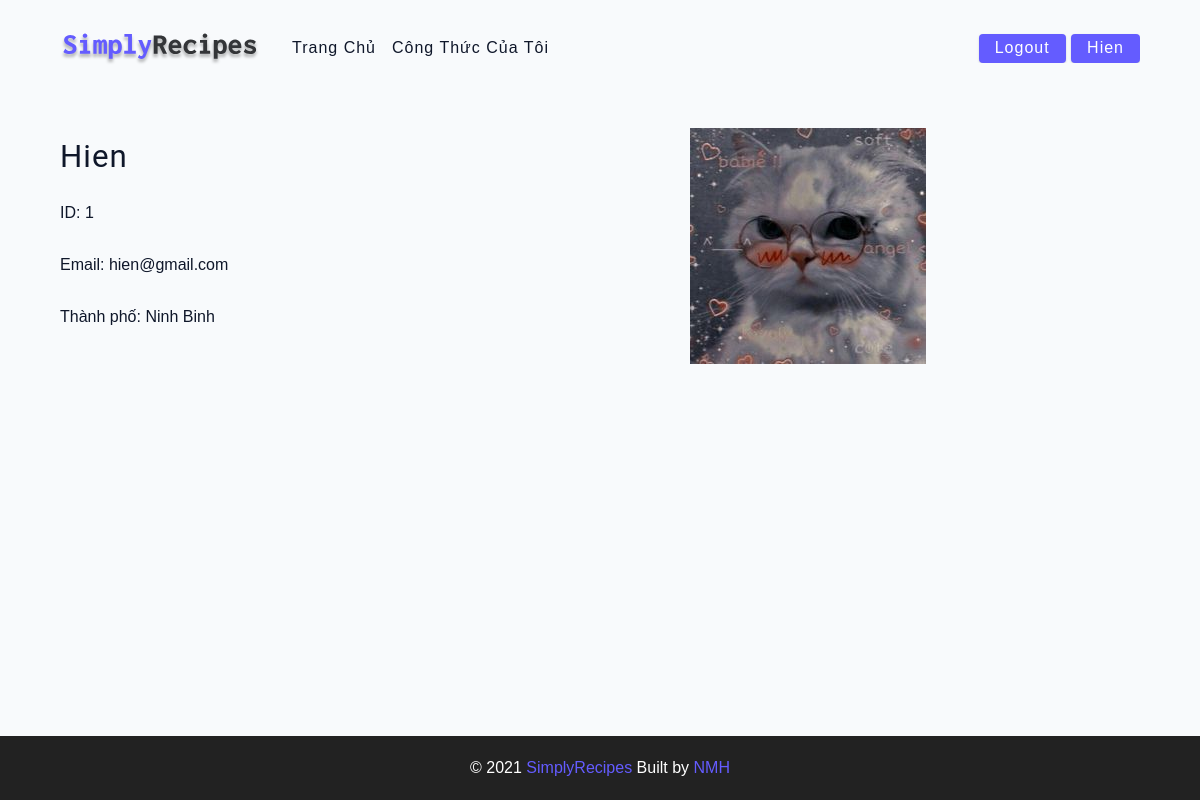
Page /view_user/1 on the committed database.
### website/models.py (models this page shows)
class User(db.Model, UserMixin):
    id = db.Column(db.Integer, primary_key=True)
    email = db.Column(db.String(150), unique=True)
    name = db.Column(db.String(150))
    password = db.Column(db.String(150))
    city = db.Column(db.String(150))
    avatar = db.Column(db.String(150))

### website/views.py (the view)
@views.route('/view_user/<int:id_user>', methods=['POST', 'GET'])
def view_user(id_user):
    user = User.query.get_or_404(id_user)
    return render_template("user.html", user=user)

### website/templates/user.html
{% extends "base.html" %}
{% block content %}
    <main class="page">
        <section class="contact-container">
             <article class="contact-info">
               <h3>{{user.name}}</h3>
               <p>ID: {{user.id}}</p>
               <p>
                    Email: {{user.email}}
               </p>
               <p>
                   Thành phố: {{user.city}}
               </p>
             </article>
             <article>
                 <img src="/static/img/uploads/{{user.avatar}}">
             </article>
           </section>
       </main>
{% endblock content %}

### website/templates/header.html (shortened to what this page needs)
<nav class="navbar">
    <div class="nav-center">
      <div class="nav-header">
        <a class="nav-logo">
          <img src="/static/assets/logo.svg" alt="simply recipes" />
        </a>
      </div>
      <div class="nav-links">
        <a href="/" class="nav-link"> Trang chủ </a>
        {% if user.is_authenticated %}
        <a href="/userRecipe" class="nav-link"> Công thức của tôi </a>
        {% endif %}
        <div class="nav-link contact-link">
            {% if user.is_authenticated %}
            <a class="btn" id="logout" href="/logout"> Logout </a>
            <a href="/userPage" class="btn"> {{ user.name }}</a>
            {% else %}
            <a class="btn" id="login" href="/login"> Login </a>
            <a class="btn" id="signup" href="/sign-up"> Sign up </a>
            {% endif %}
        </div>
      </div>
    </div>
  </nav>

### website/static/css/main.css (style rules this page uses)
html { font-size: 100%; }
:root { --primary-100: #e2e0ff; --primary-200: #c1beff; --primary-300: #a29dff; --primary-400: #837dff; --primary-500: #645cff; --primary-600: #504acc; --primary-700: #3c3799; --primary-800: #282566; --primary-900: #141233; --grey-50: #f8fafc; --grey-100: #f1f5f9; --grey-200: #e2e8f0; --grey-300: #cbd5e1; --grey-400: #94a3b8; --grey-500: #64748b; --grey-600: #475569; --grey-700: #334155; --grey-800: #1e293b; --grey-900: #0f172a; --black: #222; --white: #fff; --red-light: #f8d7da; --red-dark: #842029; --green-light: #d1e7dd; --green-dark: #0f5132; --headingFont: 'Roboto', sans-serif; --bodyFont: 'Nunito', sans-serif; --smallText: 0.7em; --backgroundColor: var(--grey-50); --textColor: var(--grey-900); --borderRadius: 0.25rem; --letterSpacing: 1px; --transition: 0.3s ease-in-out all; --max-width: 1120px; --fixed-width: 600px; --shadow-1: 0 1px 3px 0 rgba(0, 0, 0, 0.1), 0 1px 2px 0 rgba(0, 0, 0, 0.06); --shadow-2: 0 4px 6px -1px rgba(0, 0, 0, 0.1), 0 2px 4px -1px rgba(0, 0, 0, 0.06); --shadow-3: 0 10px 15px -3px rgba(0, 0, 0, 0.1), 0 4px 6px -2px rgba(0, 0, 0, 0.05); --shadow-4: 0 20px 25px -5px rgba(0, 0, 0, 0.1), 0 10px 10px -5px rgba(0, 0, 0, 0.04); }
body { background: var(--backgroundColor); font-family: var(--bodyFont); font-weight: 400; line-height: 1.75; color: var(--textColor); }
p { margin-top: 0; margin-bottom: 1.5rem; max-width: 40em; }
h1, h2, h3, h4, h5 { margin: 0; margin-bottom: 1.38rem; font-family: var(--headingFont); font-weight: 400; line-height: 1.3; text-transform: capitalize; letter-spacing: var(--letterSpacing); }
h3 { font-size: 1.953rem; }
a { text-decoration: none; }
.btn { cursor: pointer; color: var(--white); background: var(--primary-500); border: transparent; border-radius: var(--borderRadius); letter-spacing: var(--letterSpacing); padding: 0.375rem 0.75rem; box-shadow: var(--shadow-1); transition: var(--transtion); text-transform: capitalize; display: inline-block; }
::placeholder { font-family: inherit; color: var(--grey-400); }
.navbar { display: flex; align-items: center; justify-content: center; }
.nav-center { width: 90vw; max-width: var(--max-width); }
.nav-header { height: 6rem; display: flex; justify-content: space-between; align-items: center; }
.nav-header img { width: 200px; }
.nav-logo { display: flex; align-items: flex-end; }
.nav-links { height: 0; overflow: hidden; display: flex; flex-direction: column; transition: var(--transition); }
.nav-link { display: block; text-align: center; font-size: 1.25rem; text-transform: capitalize; color: var(--grey-900); letter-spacing: var(--letterSpacing); padding: 1rem 0; border-top: 1px solid var(--grey-500); transition: var(--transition); }
.contact-link a { padding: 0.15rem 1rem; }
@media screen and (min-width: 992px) { .navbar { height: 6rem; } }
@media screen and (min-width: 992px) { .nav-center { display: flex; align-items: center; } }
@media screen and (min-width: 992px) { .nav-header { padding: 0; margin-right: 2rem; height: auto; } }
@media screen and (min-width: 992px) { .nav-links { height: auto !important; flex-direction: row; align-items: center; width: 100%; } }
@media screen and (min-width: 992px) { .nav-link { padding: 0; border-top: none; margin-right: 1rem; font-size: 1rem; } }
@media screen and (min-width: 992px) { .contact-link { margin-right: 0; margin-left: auto; } }
.page { width: 90vw; max-width: var(--max-width); margin: 0 auto; }
.page { padding-top: 2rem; min-height: calc(100vh - (6rem + 4rem)); }
.contact-container { display: grid; gap: 2rem 3rem; padding-bottom: 3rem; }
@media screen and (min-width: 992px) { .contact-container { grid-template-columns: 1fr 450px; align-items: center; } }

### rows in the picture
User: name "Hien", id "1", email "hien@gmail.com", city "Ninh Binh", avatar (picture)
